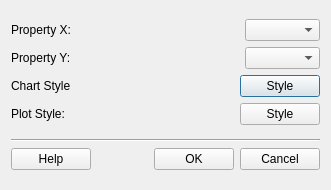
<?xml version="1.0" encoding="UTF-8"?>
<ui version="4.0">
 <class>ScatterDialog</class>
 <widget class="QDialog" name="ScatterDialog">
  <property name="geometry">
   <rect>
    <x>0</x>
    <y>0</y>
    <width>331</width>
    <height>190</height>
   </rect>
  </property>
  <property name="sizePolicy">
   <sizepolicy hsizetype="Fixed" vsizetype="Fixed">
    <horstretch>0</horstretch>
    <verstretch>0</verstretch>
   </sizepolicy>
  </property>
  <property name="minimumSize">
   <size>
    <width>331</width>
    <height>190</height>
   </size>
  </property>
  <property name="maximumSize">
   <size>
    <width>331</width>
    <height>190</height>
   </size>
  </property>
  <property name="windowTitle">
   <string>Scatter</string>
  </property>
  <layout class="QGridLayout" name="gridLayout">
   <item row="0" column="0">
    <layout class="QVBoxLayout" name="verticalLayout">
     <item>
      <layout class="QHBoxLayout" name="horizontalLayout_3">
       <item>
        <widget class="QLabel" name="propertyXLabel">
         <property name="text">
          <string>Property X:</string>
         </property>
        </widget>
       </item>
       <item>
        <spacer name="horizontalSpacer_2">
         <property name="orientation">
          <enum>Qt::Horizontal</enum>
         </property>
         <property name="sizeHint" stdset="0">
          <size>
           <width>40</width>
           <height>20</height>
          </size>
         </property>
        </spacer>
       </item>
       <item>
        <widget class="QComboBox" name="propertyXComboBox">
         <property name="sizePolicy">
          <sizepolicy hsizetype="Preferred" vsizetype="Fixed">
           <horstretch>0</horstretch>
           <verstretch>0</verstretch>
          </sizepolicy>
         </property>
         <property name="minimumSize">
          <size>
           <width>75</width>
           <height>20</height>
          </size>
         </property>
        </widget>
       </item>
      </layout>
     </item>
     <item>
      <layout class="QHBoxLayout" name="horizontalLayout_5">
       <item>
        <widget class="QLabel" name="propertyYLabel">
         <property name="text">
          <string>Property Y:</string>
         </property>
        </widget>
       </item>
       <item>
        <spacer name="horizontalSpacer_3">
         <property name="orientation">
          <enum>Qt::Horizontal</enum>
         </property>
         <property name="sizeHint" stdset="0">
          <size>
           <width>40</width>
           <height>20</height>
          </size>
         </property>
        </spacer>
       </item>
       <item>
        <widget class="QComboBox" name="propertyYComboBox">
         <property name="sizePolicy">
          <sizepolicy hsizetype="Preferred" vsizetype="Fixed">
           <horstretch>0</horstretch>
           <verstretch>0</verstretch>
          </sizepolicy>
         </property>
         <property name="minimumSize">
          <size>
           <width>75</width>
           <height>20</height>
          </size>
         </property>
        </widget>
       </item>
      </layout>
     </item>
     <item>
      <layout class="QHBoxLayout" name="horizontalLayout_2">
       <item>
        <widget class="QLabel" name="styleLabel">
         <property name="text">
          <string>Chart Style</string>
         </property>
        </widget>
       </item>
       <item>
        <spacer name="horizontalSpacer_4">
         <property name="orientation">
          <enum>Qt::Horizontal</enum>
         </property>
         <property name="sizeHint" stdset="0">
          <size>
           <width>40</width>
           <height>20</height>
          </size>
         </property>
        </spacer>
       </item>
       <item>
        <widget class="QPushButton" name="stylePushButton">
         <property name="text">
          <string>Style</string>
         </property>
        </widget>
       </item>
      </layout>
     </item>
     <item>
      <layout class="QHBoxLayout" name="horizontalLayout_4">
       <item>
        <widget class="QLabel" name="plotStyleLabel">
         <property name="text">
          <string>Plot Style:</string>
         </property>
        </widget>
       </item>
       <item>
        <spacer name="horizontalSpacer_8">
         <property name="orientation">
          <enum>Qt::Horizontal</enum>
         </property>
         <property name="sizeHint" stdset="0">
          <size>
           <width>40</width>
           <height>20</height>
          </size>
         </property>
        </spacer>
       </item>
       <item>
        <widget class="QPushButton" name="plotStylePushButton">
         <property name="minimumSize">
          <size>
           <width>75</width>
           <height>20</height>
          </size>
         </property>
         <property name="text">
          <string>Style</string>
         </property>
        </widget>
       </item>
      </layout>
     </item>
    </layout>
   </item>
   <item row="1" column="0">
    <layout class="QVBoxLayout" name="verticalLayout_2">
     <item>
      <widget class="Line" name="line">
       <property name="sizePolicy">
        <sizepolicy hsizetype="Expanding" vsizetype="Fixed">
         <horstretch>0</horstretch>
         <verstretch>0</verstretch>
        </sizepolicy>
       </property>
       <property name="orientation">
        <enum>Qt::Horizontal</enum>
       </property>
      </widget>
     </item>
     <item>
      <layout class="QHBoxLayout" name="horizontalLayout">
       <item>
        <widget class="QPushButton" name="helpPushButton">
         <property name="text">
          <string>Help</string>
         </property>
        </widget>
       </item>
       <item>
        <spacer name="horizontalSpacer">
         <property name="orientation">
          <enum>Qt::Horizontal</enum>
         </property>
         <property name="sizeHint" stdset="0">
          <size>
           <width>68</width>
           <height>20</height>
          </size>
         </property>
        </spacer>
       </item>
       <item>
        <widget class="QPushButton" name="okPushButton">
         <property name="text">
          <string>OK</string>
         </property>
        </widget>
       </item>
       <item>
        <widget class="QPushButton" name="cancelPushButton">
         <property name="text">
          <string>Cancel</string>
         </property>
        </widget>
       </item>
      </layout>
     </item>
    </layout>
   </item>
  </layout>
 </widget>
 <resources/>
 <connections/>
</ui>
